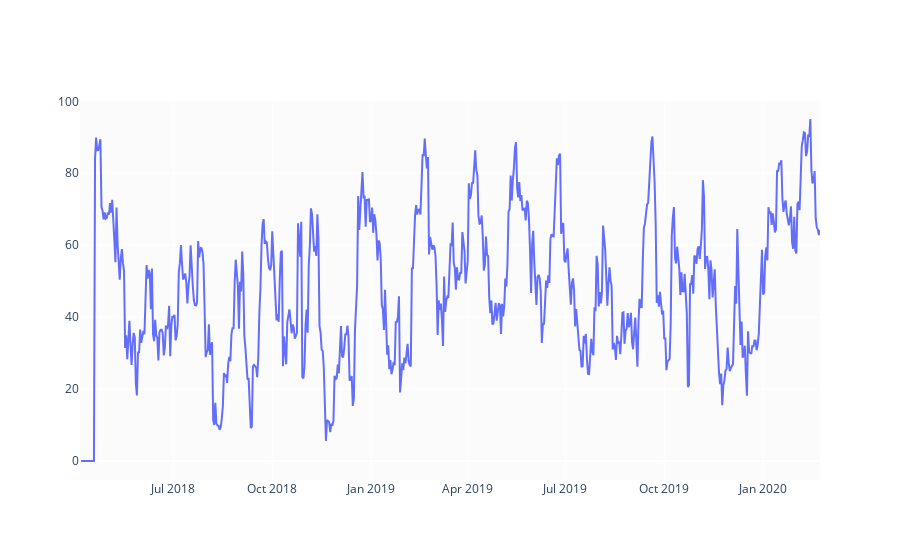

Source (notebook cell):
### Code cell
#Definition taken from:https://www.kaggle.com/wangqiyuan/stock-trend-and-prices-prediction-using-xgboost/notebook
def relative_strength_idx(df, n=14):
    close = df['Close']
    delta = close.diff()
    delta = delta[1:]
    Up = delta.copy()
    Down = delta.copy()
    Up[Up < 0] = 0
    Down[Down > 0] = 0
    rollUp = Up.rolling(n).mean()
    rollDown = Down.abs().rolling(n).mean()
    rs = rollUp / rollDown
    rsi = 100.0 - (100.0 / (1.0 + rs))
    return rsi

df['RSI'] = relative_strength_idx(df).fillna(0)

fig = go.Figure(go.Scatter(x=df.Date, y=df.RSI, name='RSI'))
fig.show()

### Figure 1 — Plotly figure (JSON) as saved in the notebook; plotly's stock layout.template omitted (floating-point values rounded to 4 significant figures; data arrays with more than 128 entries replaced by an {"elided": "..."} marker saying what was removed)
{"data": [{"name": "RSI", "type": "scatter", "x": {"elided": "690 str values"}, "y": {"elided": "690 float values"}}], "layout": {}}
